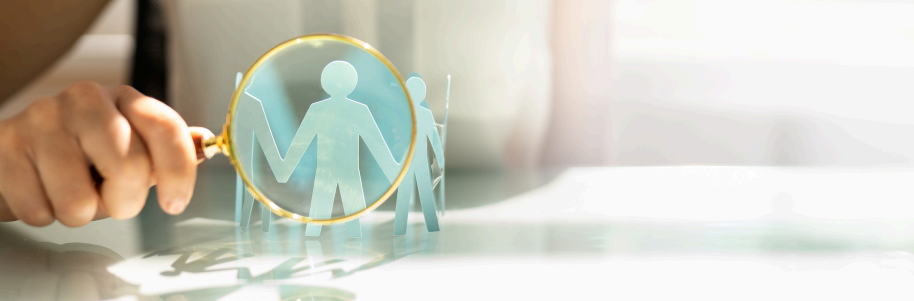
#> input picture assets-src/h1_img1_1827x602.png, 1827 x 602 px, found by its file name (shown at 1/2 size); its folder holds 6 pictures in this run
$ python prep-images.py
#> lines starting #> are read from the running program, lines starting #| are printed output that depends on the picture
#!/usr/bin/env python3
"""Prepare web images from handout source art. Run from repo root."""
from PIL import Image, ImageDraw, ImageFont
import os

SRC = 'assets-src'
OUT = 'site/img'
os.makedirs(OUT, exist_ok=True)

def jpeg(src, dest, width, quality=80):
#> called with src = 'h1_img1_1827x602.png', dest = 'hero.jpg', width = 1400, quality = 78
    im = Image.open(os.path.join(SRC, src)).convert('RGB')
#> im is the input picture: PIL image 1827x602 RGB; mean R, G, B 203, 200.2, 188.3
    if im.width > width:
        im = im.resize((width, round(im.height * width / im.width)), Image.LANCZOS)
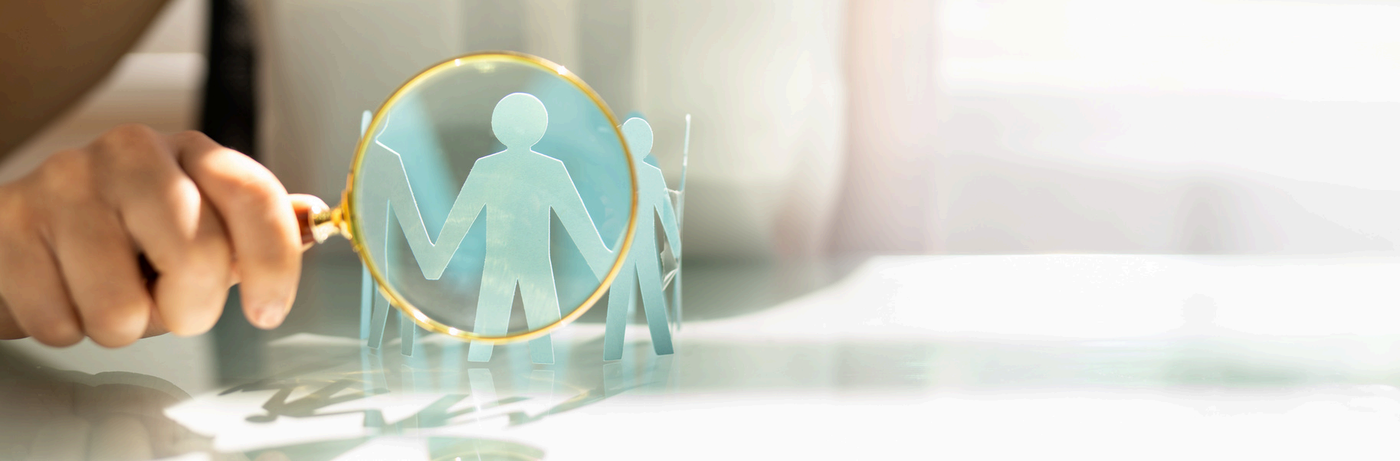
#> im: PIL image 1400x461 RGB; mean R, G, B 203, 200.2, 188.3
    im.save(os.path.join(OUT, dest), 'JPEG', quality=quality, optimize=True, progressive=True)
    kb = os.path.getsize(os.path.join(OUT, dest)) // 1024
    print(f'{dest}: {im.width}x{im.height} {kb}KB')
#| hero.jpg: 1400x461 38KB
    return kb

hero_kb = jpeg('h1_img1_1827x602.png', 'hero.jpg', 1400, 78)
assert hero_kb < 150, f'hero.jpg too big: {hero_kb}KB, lower quality and rerun'
jpeg('h2_img4_1124x749.png', 'insurance.jpg', 600)
#> call 2 of jpeg, with src = 'h2_img4_1124x749.png', dest = 'insurance.jpg', width = 600, quality = 80
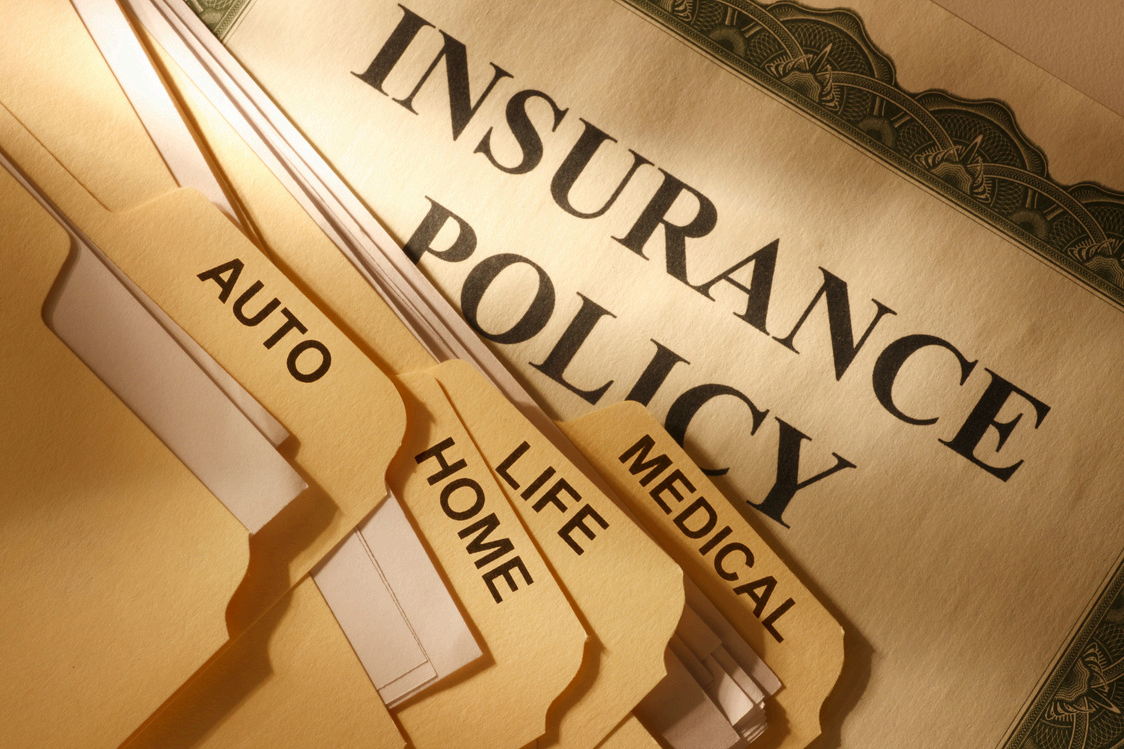
#> input picture assets-src/h2_img4_1124x749.png, 1124 x 749 px, found by its file name
#> in jpeg, im is the input picture: PIL image 1124x749 RGB; mean R, G, B 174.7, 137.7, 90.1
#| insurance.jpg: 600x400 44KB
jpeg('h2_img7_1204x602.png', 'legal.jpg', 600)
#> (the run stopped early here; a loop or call above may not have finished)
